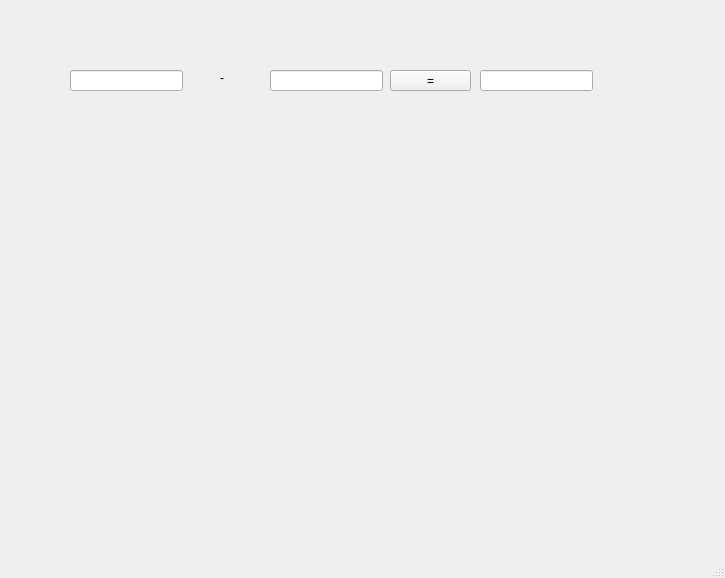
<?xml version="1.0" encoding="UTF-8"?>
<ui version="4.0">
 <class>MainWindow</class>
 <widget class="QMainWindow" name="MainWindow">
  <property name="geometry">
   <rect>
    <x>0</x>
    <y>0</y>
    <width>725</width>
    <height>578</height>
   </rect>
  </property>
  <property name="windowTitle">
   <string>MainWindow</string>
  </property>
  <widget class="QWidget" name="centralwidget">
   <widget class="QLineEdit" name="lineEdit">
    <property name="geometry">
     <rect>
      <x>70</x>
      <y>70</y>
      <width>113</width>
      <height>21</height>
     </rect>
    </property>
   </widget>
   <widget class="QLineEdit" name="le2">
    <property name="geometry">
     <rect>
      <x>270</x>
      <y>70</y>
      <width>113</width>
      <height>21</height>
     </rect>
    </property>
   </widget>
   <widget class="QLineEdit" name="le3">
    <property name="geometry">
     <rect>
      <x>480</x>
      <y>70</y>
      <width>113</width>
      <height>21</height>
     </rect>
    </property>
   </widget>
   <widget class="QLabel" name="lbl">
    <property name="geometry">
     <rect>
      <x>220</x>
      <y>70</y>
      <width>31</width>
      <height>16</height>
     </rect>
    </property>
    <property name="text">
     <string>-</string>
    </property>
   </widget>
   <widget class="QPushButton" name="pb">
    <property name="geometry">
     <rect>
      <x>390</x>
      <y>70</y>
      <width>81</width>
      <height>21</height>
     </rect>
    </property>
    <property name="text">
     <string>=</string>
    </property>
   </widget>
  </widget>
  <widget class="QMenuBar" name="menubar">
   <property name="geometry">
    <rect>
     <x>0</x>
     <y>0</y>
     <width>725</width>
     <height>26</height>
    </rect>
   </property>
  </widget>
  <widget class="QStatusBar" name="statusbar"/>
 </widget>
 <resources/>
 <connections/>
</ui>
